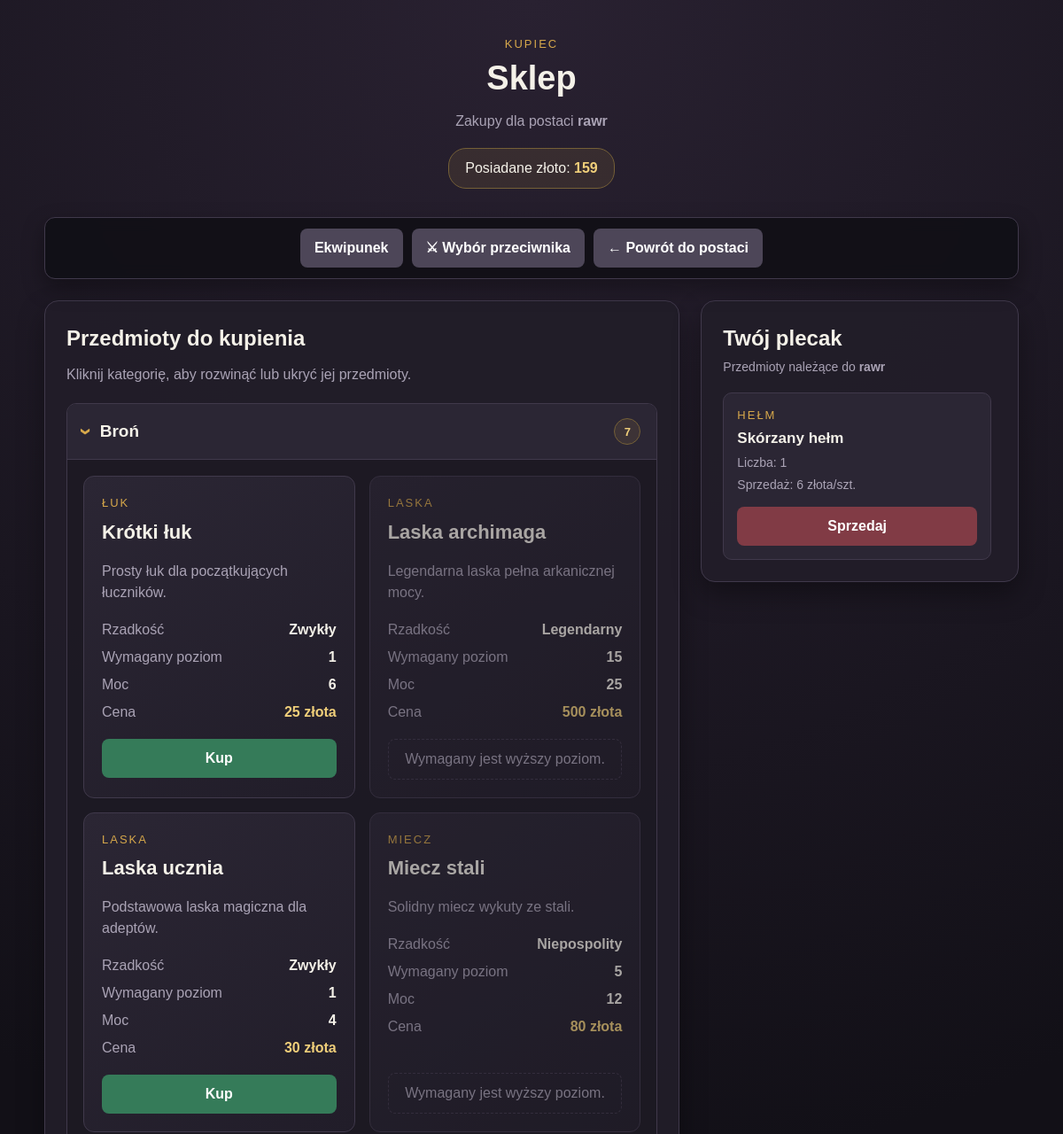
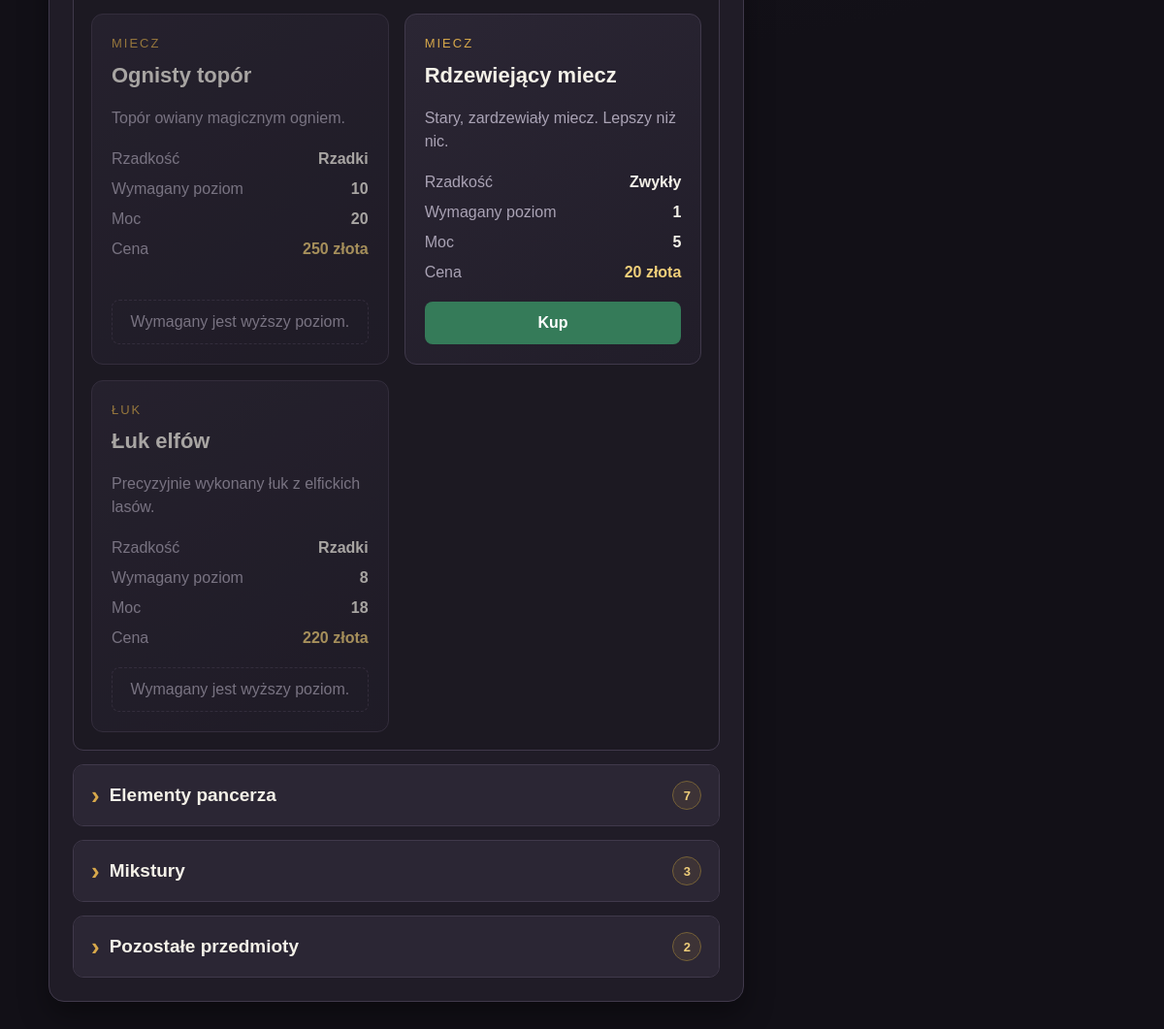
Screenshot of /game/shop/1/ with the database file from the repository (2 pictures, top to bottom).
### game/models/character.py (models this page shows, shortened)
class Character(models.Model):
    owner = models.ForeignKey(User, on_delete=models.CASCADE, verbose_name=_("Właściciel"))
    name = models.CharField(_("Nazwa"), max_length=50)
    race = models.ForeignKey(
        "Race",
        on_delete=models.PROTECT,
        verbose_name=_("Rasa")
    )
    character_class = models.ForeignKey(
        "CharacterClass",
        on_delete=models.PROTECT,
        verbose_name=_("Klasa postaci")
    )
    level = models.IntegerField(_("Poziom"), default=1)
    experience = models.IntegerField(_("Doświadczenie"), default=0)
    max_hp = models.IntegerField(_("Maksymalne HP"), default=100)
    current_hp = models.IntegerField(_("Aktualne HP"), default=100)
    max_mana = models.IntegerField(_("Maksymalna mana"), default=0)
    current_mana = models.IntegerField(_("Aktualna mana"), default=0)
    strength = models.IntegerField(_("Siła"), default=10)
    agility = models.IntegerField(_("Zręczność"), default=10)
    intelligence = models.IntegerField(_("Inteligencja"), default=10)
    gold = models.IntegerField(_("Złoto"), default=0)

### game/models/items.py (models this page shows, shortened)
class Item(models.Model):
    class Type(models.TextChoices):
        SWORD = "SWORD", "Miecz"
        BOW = "BOW", "Łuk"
        STAFF = "STAFF", "Laska"
        SHIELD = "SHIELD", "Tarcza"
        HELMET = "HELMET", "Hełm"
        ARMOR = "ARMOR", "Pancerz"
        LEGGINGS = "LEGGINGS", "Spodnie"
        GLOVES = "GLOVES", "Rękawice"
        BOOTS = "BOOTS", "Buty"
        POTION = "POTION", "Mikstura"
        MATERIAL = "MATERIAL", "Materiał"
        QUEST_ITEM = "QUEST_ITEM", "Przedmiot fabularny"
    class Rarity(models.TextChoices):
        COMMON = "COMMON", "Zwykły"
        UNCOMMON = "UNCOMMON", "Niepospolity"
        RARE = "RARE", "Rzadki"
        EPIC = "EPIC", "Epicki"
        LEGENDARY = "LEGENDARY", "Legendarny"
    class BonusStats(models.TextChoices):
        NONE = "NONE", "Brak"
        STRENGTH = "STRENGTH", "Siła"
        AGILITY = "AGILITY", "Zręczność"
        INTELLIGENCE = "INTELLIGENCE", "Inteligencja"
        HP = "HP", "Punkty życia"
        MANA = "MANA", "Mana"
    name = models.CharField(
        _("Nazwa"),
        max_length=100
    )
    description = models.TextField(
        _("Opis"),
        blank=True
    )
    type = models.CharField(
        _("Typ"),
        max_length=20,
        choices=Type.choices
    )
    rarity = models.CharField(
        _("Rzadkość"),
        max_length=20,
        choices=Rarity.choices,
        default=Rarity.COMMON
    )
    required_level = models.PositiveIntegerField(
        _("Wymagany poziom"),
        default=1
    )
    buy_price = models.PositiveIntegerField(
        _("Cena zakupu"),
        default=0
    )
    sell_price = models.PositiveIntegerField(
        _("Cena sprzedaży"),
        default=0
    )
    icon = models.ImageField(
        _("Ikona"),
        upload_to="items/icons/",
        blank=True,
        null=True
    )
    power = models.IntegerField(
        _("Moc (obrażenia/obrona)"),
        default=0
    )
    bonus_stat = models.CharField(
        _("Bonus do statystyki"),
        max_length=20,
        choices=BonusStats.choices,
        default=BonusStats.NONE
    )
    bonus_value = models.IntegerField(
        _("Wartość bonusu"),
        default=0
    )
    heal_amount = models.IntegerField(
        _("Leczenie hp"),
        default=0
    )

### game/models/inventory.py (models this page shows, shortened)
class InventoryItem(models.Model):
    character = models.ForeignKey(
        Character, on_delete=models.CASCADE,
        related_name="inventory_items",
        verbose_name=_("Postać")
    )
    item = models.ForeignKey(
        Item, on_delete=models.CASCADE,
        verbose_name=_("Przedmioty")
    )
    quantity = models.PositiveIntegerField(_("Ilość"), default=1)
    class Meta:
        verbose_name = _("Przedmioty w ekwipunku")
        verbose_name_plural = _("Przedmioty w ekwipunku")
        unique_together = ("character",'item')

### game/views.py (the view)
# urls.py: path("shop/<int:character_id>/", views.shop_detail, name="shop_detail"),
def shop_detail(request, character_id):
    character = get_object_or_404(
        Character,
        id=character_id
    )
    items = Item.objects.all().order_by("name")
    inventory_items = InventoryItem.objects.filter(
        character=character
    ).select_related("item")
    error_message = request.GET.get("error")
    weapon_types = {
        Item.Type.SWORD,
        Item.Type.BOW,
        Item.Type.STAFF,
    }
    armor_types = {
        Item.Type.SHIELD,
        Item.Type.HELMET,
        Item.Type.ARMOR,
        Item.Type.LEGGINGS,
        Item.Type.GLOVES,
        Item.Type.BOOTS,
    }
    shop_categories = {
        "Broń": [],
        "Elementy pancerza": [],
        "Mikstury": [],
        "Pozostałe przedmioty": [],
    }
    for item in items:
        can_afford = character.gold >= item.buy_price
        meets_level = character.level >= item.required_level
        entry = {
            "item": item,
            "can_buy": can_afford and meets_level,
            "can_afford": can_afford,
            "meets_level": meets_level,
        }
        if item.type in weapon_types:
            category_name = "Broń"
        elif item.type in armor_types:
            category_name = "Elementy pancerza"
        elif item.type == Item.Type.POTION:
            category_name = "Mikstury"
        else:
            category_name = "Pozostałe przedmioty"
        shop_categories[category_name].append(entry)
    shop_categories = {
        category_name: entries
        for category_name, entries in shop_categories.items()
        if entries
    }
    return render(request, "game/shop_detail.html", {
        "character": character,
        "shop_categories": shop_categories,
        "inventory_items": inventory_items,
        "error_message": error_message,
    })

### game/templates/game/shop_detail.html (shortened to what this page needs)
<!DOCTYPE html>
{% load static %}
<html lang="pl">
<head>
    <link
        rel="stylesheet"
        href="{% static 'game/css/common.css' %}"
    >
    <link
        rel="stylesheet"
        href="{% static 'game/css/shop.css' %}"
    >
</head>
<body>
<main class="page-container">
    <header class="page-header">
        <p class="shop-label">Kupiec</p>
        <h1>Sklep</h1>
        <p class="page-subtitle">
            Zakupy dla postaci
            <strong>{{ character.name }}</strong>
        </p>
        <p class="wallet">
            Posiadane złoto:
            <strong>{{ character.gold }}</strong>
        </p>
    </header>
    <nav class="shop-navigation">
        <a
            class="button button-secondary"
            href="{% url 'game:equipment_detail' character.id %}"
        >
            Ekwipunek
        </a>
        <a
            class="button button-secondary"
            href="{% url 'game:battle_setup' character.id %}"
        >
            ⚔ Wybór przeciwnika
        </a>
        <a
            class="button button-secondary"
            href="{% url 'game:character_list' %}"
        >
            ← Powrót do postaci
        </a>
    </nav>
    <div class="shop-layout">
        <section class="panel shop-products-panel">
            <h2>Przedmioty do kupienia</h2>
            <p class="products-description">
                Kliknij kategorię, aby rozwinąć lub ukryć jej przedmioty.
            </p>
            <div class="shop-categories">
                {% for category_name, entries in shop_categories.items %}
                    <details
                        class="shop-category"
                        {% if forloop.first %}open{% endif %}
                    >
                        <summary class="category-header">
                            <span class="category-title">
                                <span class="category-arrow">›</span>
                                {{ category_name }}
                            </span>
                            <span class="category-count">
                                {{ entries|length }}
                            </span>
                        </summary>
                        <div class="category-content">
                            <div class="shop-grid">
                                {% for entry in entries %}
                                    <article
                                        class="
                                            shop-item
                                            {% if not entry.can_buy %}
                                                unavailable-item
                                            {% endif %}
                                        "
                                    >
                                        <div>
                                            <p class="item-type">
                                                {{ entry.item.get_type_display }}
                                            </p>
                                            <h3>{{ entry.item.name }}</h3>
                                            {% if entry.item.description %}
                                                <p class="item-description">
                                                    {{ entry.item.description }}
                                                </p>
                                            {% endif %}
                                        </div>
                                        <ul class="information-list">
                                            <li class="information-row">
                                                <span>Rzadkość</span>
                                                <strong>
                                                    {{ entry.item.get_rarity_display }}
                                                </strong>
                                            </li>
                                            <li class="information-row">
                                                <span>Wymagany poziom</span>
                                                <strong>
                                                    {{ entry.item.required_level }}
                                                </strong>
                                            </li>
                                            {% if entry.item.power %}
                                                <li class="information-row">
                                                    <span>Moc</span>
                                                    <strong>
                                                        {{ entry.item.power }}
                                                    </strong>
                                                </li>
                                            {% endif %}
                                            <li class="information-row price-row">
                                                <span>Cena</span>
                                                <strong>
                                                    {{ entry.item.buy_price }}
                                                    złota
                                                </strong>
                                            </li>
                                        </ul>
                                        {% if entry.can_buy %}
                                            <form
                                                method="post"
                                                action="{% url 'game:shop_buy' character.id entry.item.id %}"
                                            >
                                                <button
                                                    class="button button-success shop-button"
                                                    type="submit"
                                                >
                                                    Kup
                                                </button>
                                            </form>
                                        {% elif not entry.meets_level %}
                                            <p class="unavailable-reason">
                                                Wymagany jest wyższy poziom.
                                            </p>
                                        {% elif not entry.can_afford %}
                                            <p class="unavailable-reason">
                                                Masz za mało złota.
                                            </p>
                                        {% endif %}
                                    </article>
                                {% endfor %}
                            </div>
                        </div>
                    </details>
                {% empty %}
                    <p class="empty-message">
                        Sklep nie ma obecnie żadnych przedmiotów.
                    </p>
                {% endfor %}
            </div>
        </section>
        <aside class="panel inventory-panel">
            <h2>Twój plecak</h2>
            <p class="inventory-summary">
                Przedmioty należące do
                <strong>{{ character.name }}</strong>
            </p>
            <ul class="inventory-list">
                {% for inventory_item in inventory_items %}
                    <li class="inventory-item">
                        <div class="inventory-information">
                            <p class="inventory-item-type">
                                {{ inventory_item.item.get_type_display }}
                            </p>
                            <strong class="inventory-item-name">
                                {{ inventory_item.item.name }}
                            </strong>
                            <span>
                                Liczba: {{ inventory_item.quantity }}
                            </span>
                            <span>
                                Sprzedaż:
                                {{ inventory_item.item.sell_price }}
                                złota/szt.
                            </span>
                        </div>
                        <form
                            method="post"
                            action="{% url 'game:shop_sell' character.id inventory_item.item.id %}"
                        >
                            <button
                                class="button button-danger sell-button"
                                type="submit"
                            >
                                Sprzedaj
                            </button>
                        </form>
                    </li>
                {% empty %}
                    <li class="empty-message">
                        Plecak jest pusty.
                    </li>
                {% endfor %}
            </ul>
        </aside>
    </div>
</main>
</body>
</html>

### game/static/game/css/common.css (style rules this page uses)
:root { --background: #121017; --surface: #211d29; --surface-light: #2b2634; --border: #40394b; --text: #f4f1e8; --text-muted: #aaa3b5; --gold: #d7a84b; --gold-light: #f0cf7a; --green: #4caf78; --green-dark: #357b59; --red: #cf5664; --red-dark: #a83f4c; --blue: #568bd1; --shadow: rgba(0, 0, 0, 0.35); }
* { box-sizing: border-box; }
body { margin: 0; min-height: 100vh; padding: 40px 20px; color: var(--text); background: radial-gradient( circle at top, #292131 0%, var(--background) 55% ); font-family: Arial, Helvetica, sans-serif; line-height: 1.5; }
button, a { font: inherit; }
.page-container { width: 100%; max-width: 1100px; margin: 0 auto; }
.page-header { margin-bottom: 32px; text-align: center; }
.page-header h1 { margin: 0 0 8px; font-size: 38px; }
.page-subtitle { margin: 0; color: var(--text-muted); }
.panel { margin-top: 24px; padding: 24px; border: 1px solid var(--border); border-radius: 16px; background-color: rgba(33, 29, 41, 0.94); box-shadow: 0 14px 30px var(--shadow); }
.panel h2 { margin-top: 0; }
.information-list { display: grid; gap: 7px; margin: 0; padding: 0; list-style: none; }
.information-row { display: flex; justify-content: space-between; gap: 20px; }
.information-row span { color: var(--text-muted); }
.button { display: inline-block; padding: 10px 16px; color: #ffffff; font-weight: bold; text-align: center; text-decoration: none; border: 0; border-radius: 8px; cursor: pointer; transition: background-color 150ms ease, transform 150ms ease; }
.button-success { background-color: var(--green-dark); }
.button-secondary { background-color: #4d4658; }
.button-danger { background-color: #813b45; }

### rows the page displays
Character: name "rawr", gold "159"
Item: item.type "ŁUK", item.name "Krótki łuk", item.description "Prosty łuk dla początkujących łuczników.", item.rarity "Zwykły", item.required_level "1", item.power "6", item.buy_price "25", shows "Kup"
Item: item.type "LASKA", item.name "Laska archimaga", item.description "Legendarna laska pełna arkanicznej mocy.", item.rarity "Legendarny", item.required_level "15", item.power "25", item.buy_price "500", shows "Wymagany jest wyższy poziom."
Item: item.type "LASKA", item.name "Laska ucznia", item.description "Podstawowa laska magiczna dla adeptów.", item.rarity "Zwykły", item.required_level "1", item.power "4", item.buy_price "30", shows "Kup"
Item: item.type "MIECZ", item.name "Miecz stali", item.description "Solidny miecz wykuty ze stali.", item.rarity "Niepospolity", item.required_level "5", item.power "12", item.buy_price "80", shows "Wymagany jest wyższy poziom."
Item: item.type "MIECZ", item.name "Ognisty topór", item.description "Topór owiany magicznym ogniem.", item.rarity "Rzadki", item.required_level "10", item.power "20", item.buy_price "250", shows "Wymagany jest wyższy poziom."
Item: item.type "MIECZ", item.name "Rdzewiejący miecz", item.description "Stary, zardzewiały miecz. Lepszy niż nic.", item.rarity "Zwykły", item.required_level "1", item.power "5", item.buy_price "20", shows "Kup"
Item: item.type "ŁUK", item.name "Łuk elfów", item.description "Precyzyjnie wykonany łuk z elfickich lasów.", item.rarity "Rzadki", item.required_level "8", item.power "18", item.buy_price "220", shows "Wymagany jest wyższy poziom."
InventoryItem: item.type "HEŁM", item.name "Skórzany hełm", quantity "1", item.sell_price "6"

### other values shown
{{ category_name }} "Broń" "Elementy pancerza" "Mikstury" "Pozostałe przedmioty"
{{ entries|length }} "7" "7" "3" "2"
